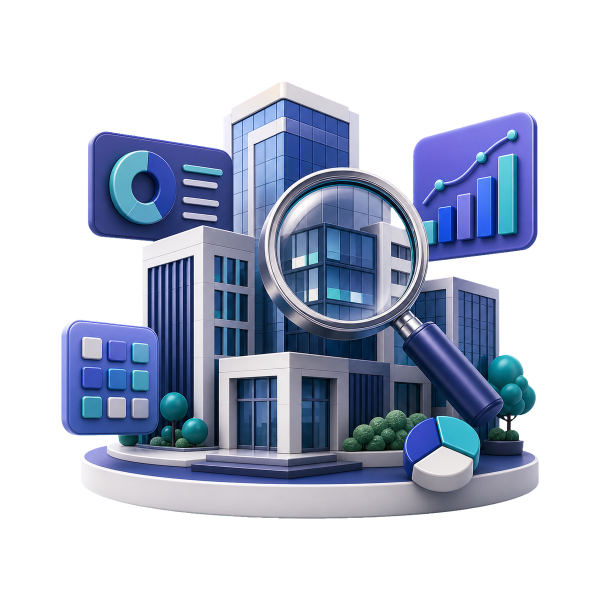
#> input picture media/assets/3d-generated-items/business-analysis-buildings.png, 1200 x 1200 px (shown at 1/2 size)
$ python -i finalize_generated_3d_item.py   (imports and definitions only)
#> lines starting #> are read from the running program, lines starting #| are printed output that depends on the picture
#!/usr/bin/env python3
"""Finalize a generated 3D item into transparent PNG/WebP assets."""

from __future__ import annotations

import argparse
import os
import shutil
import subprocess
from pathlib import Path

from PIL import Image


ROOT = Path(__file__).resolve().parents[1]
DEFAULT_OUT_DIR = ROOT / "media" / "assets" / "3d-generated-items"
GENERATED_ROOT = Path.home() / ".codex" / "generated_images"
CHROMA_HELPER = Path(os.environ.get("CODEX_HOME", Path.home() / ".codex")) / "skills" / ".system" / "imagegen" / "scripts" / "remove_chroma_key.py"


# [10 lines left out: function newest_generated_after, not called in this run]


def normalize_transparent_item(src: Path, dst: Path, size: int = 1200, visual_max: int = 1060) -> None:
#> called with dst = 'out.png', size = 1200, visual_max = 1060
    image = Image.open(src).convert("RGBA")
#> image is the input picture: PIL image 1200x1200 RGBA; mean R, G, B, A 46, 53.6, 71.2, 115.5
    alpha = image.getchannel("A")
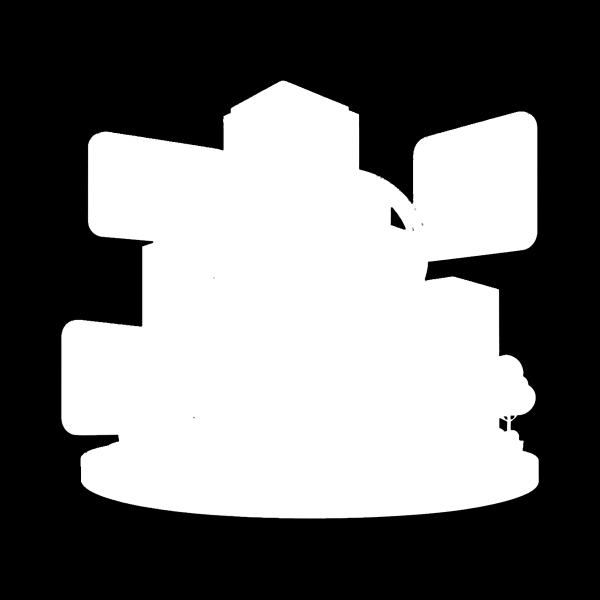
#> alpha: PIL image 1200x1200 L (shown at 1/2 size); min 0, max 255, mean 115.5
    bbox = alpha.point(lambda value: 255 if value > 8 else 0).getbbox()
#> bbox = (122, 161, 1078, 1038)
    if not bbox:
        raise SystemExit(f"No visible pixels after background removal: {src}")

    x0, y0, x1, y1 = bbox
#> x0 = 122; y0 = 161; x1 = 1078; y1 = 1038
    pad_x = max(18, int((x1 - x0) * 0.055))
#> pad_x = 52
    pad_y = max(18, int((y1 - y0) * 0.055))
#> pad_y = 48
    crop = image.crop((
        max(0, x0 - pad_x),
        max(0, y0 - pad_y),
        min(image.width, x1 + pad_x),
        min(image.height, y1 + pad_y),
    ))
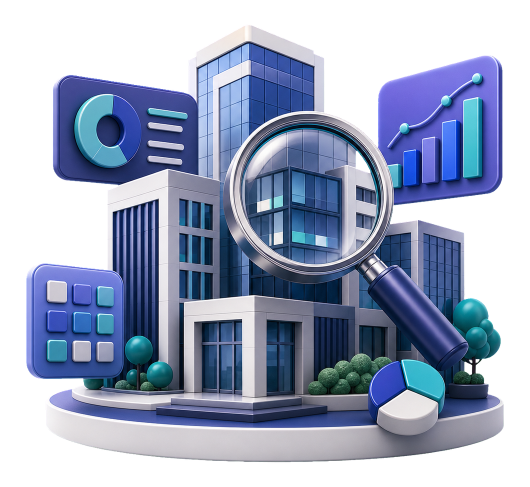
#> crop: PIL image 1060x973 RGBA (shown at 1/2 size); mean R, G, B, A 64.3, 74.9, 99.4, 161.3; transparent parts drawn white

    scale = min(visual_max / crop.width, visual_max / crop.height)
#> scale = 1
    resized = crop.resize(
        (max(1, round(crop.width * scale)), max(1, round(crop.height * scale))),
        Image.Resampling.LANCZOS,
    )

    out = Image.new("RGBA", (size, size), (0, 0, 0, 0))
#> out: PIL image 1200x1200 RGBA; every value is 0
    out.alpha_composite(resized, ((size - resized.width) // 2, (size - resized.height) // 2))
    out.save(dst, "PNG", optimize=True)


# [45 lines left out: function main, not called in this run]


# [2 lines not run here, left out]

>>> result = normalize_transparent_item('../media/assets/3d-generated-items/business-analysis-buildings.png', 'out.png')
